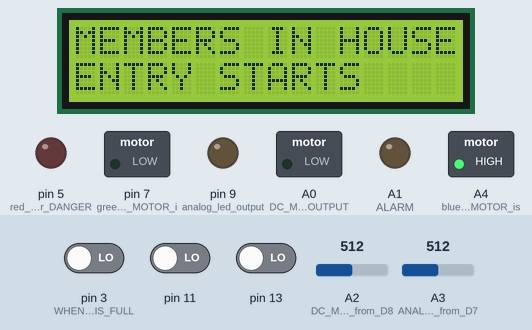
A sketch run on a simulated Arduino Uno, built with avr-gcc and run on an emulated ATmega328P. Parts: 16×2 character LCD, switched loads named in the sketch (green lamp = pin HIGH), output pins drawn as LEDs (lit = HIGH). The inputs (shaded band) are chosen by the test bench; at power-on: pin 13 LOW, pin 11 LOW, A2 (DC_MOTOR_INPUT_from_D8) = 512, pin 3 (WHEN_TANK_IS_FULL) LOW, A3 (ANALOG_LED_INPUT_from_D7) = 512. What the sketch prints to the serial monitor is not drawn.

Above: at 1.2 s.
1.3 s: pin 13 driven HIGH
At 3.7 s:
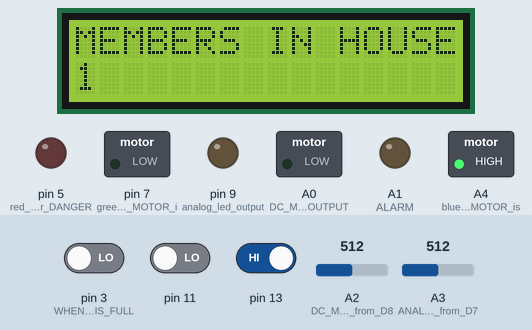
4.0 s: pin 11 driven HIGH
At 4.8 s:
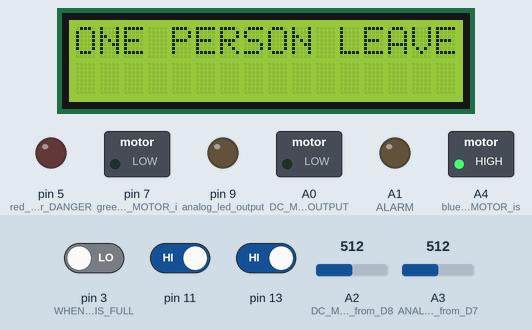
6.5 s: A2 (DC_MOTOR_INPUT_from_D8) set to 740
8.0 s: A2 (DC_MOTOR_INPUT_from_D8) set to 758
At 8.4 s:
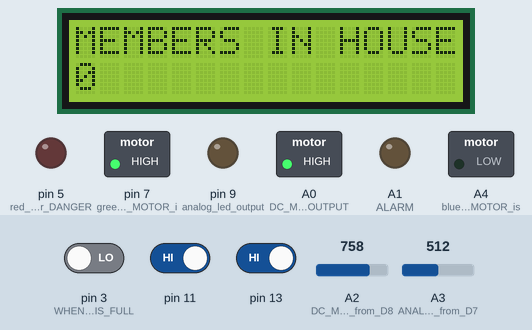
9.5 s: pin 3 (WHEN_TANK_IS_FULL) driven HIGH
At 10.7 s:
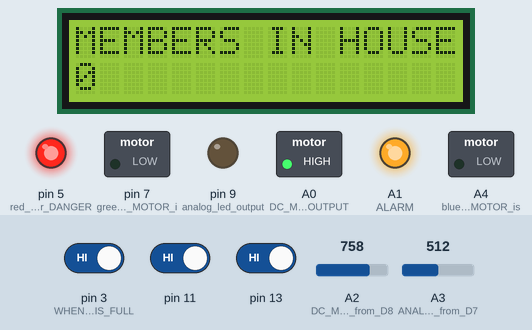
11.0 s: pin 3 (WHEN_TANK_IS_FULL) driven LOW
At 11.4 s:
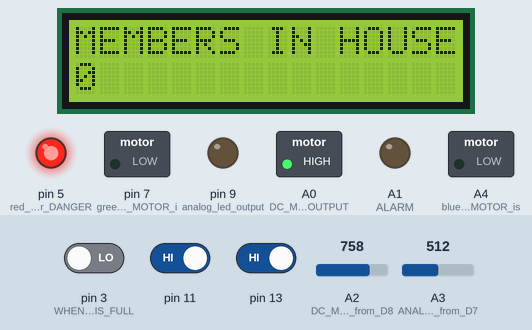
Timing chart, 0 to 14.0 s (numbered marks = the images above; inputs shaded):
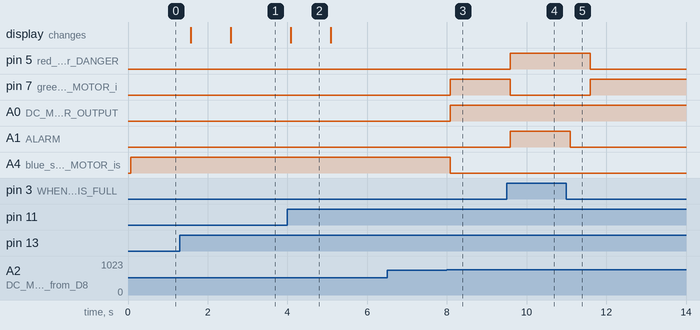

Measured:
- the behaviour switches between 750 and 751 on A2 (DC_MOTOR_INPUT_from_D8) (found by bisection; images 2 and 3)
- after the input at 1.3 s, the display: first changes after 0.27 s (image 1 shows a later state)
- after the input at 4.0 s, the display: changes after 0.08 s (image 2)
- after the input at 6.5 s, every drawn part: stays the same
- after the input at 8.0 s, pin 7 (green_signal_when_MOTOR_i), A0 (DC_MOTOR_OUTPUT): LOW → HIGH after 0.09 s; A4 (blue_signal_when_MOTOR_is): HIGH → LOW after 0.09 s
- after the input at 9.5 s, pin 5 (red_signal_for_DANGER), A1 (ALARM): LOW → HIGH after 0.09 s; pin 7 (green_signal_when_MOTOR_i): HIGH → LOW after 0.09 s
- after the input at 11.0 s, pin 5 (red_signal_for_DANGER): HIGH → LOW after 0.59 s; pin 7 (green_signal_when_MOTOR_i): LOW → HIGH after 0.59 s; A1 (ALARM): HIGH → LOW after 0.09 s
- what the display in image 2 shows lasts 1.0 s, from 4.1 s to 5.1 s

The sketch:

smarthome_code.ino
```cpp
#include<LiquidCrystal.h>
LiquidCrystal lcd(2,4,6,8,10,12);
int c=0,a=0,i=0,value=40,b=0,g=0;

void setup()
{
  Serial.begin(9600);
    lcd.begin(16,2);
  pinMode(9,OUTPUT);  // analog led output
  pinMode(11,INPUT);
  pinMode(13,INPUT);
  pinMode(7,OUTPUT);  // green signal when MOTOR is ON
  pinMode(5,OUTPUT);  // red signal for DANGER
  pinMode(A4,OUTPUT);  // blue signal when MOTOR is OFF
  pinMode(A0,OUTPUT); // DC MOTOR OUTPUT
  pinMode(A1,OUTPUT); // ALARM
  pinMode(A2,INPUT);  // DC MOTOR INPUT from D8(APP)
  pinMode(A3,INPUT);  // ANALOG LED INPUT from D7(APP)
  pinMode(3,INPUT);  // WHEN TANK IS FULL!!

   lcd.print("MEMBERS IN HOUSE");
   lcd.setCursor(0,1);
   lcd.print("ENTRY STARTS");
}

void loop()
{
  int N,M,X,Y,Z;
  if(c>0)
  M=digitalRead(11);      //EXIT GATE
  N=digitalRead(13);      //ENTRY GATE
  Z=digitalRead(3);       // TANK IS FULL
  X=analogRead(A2);      //DC MOTOR INPUT
  Y=analogRead(A3);      //ANALOG LED INPUT

  if(X>750)
  {
    digitalWrite(A0,HIGH);
    Serial.println("HELLO11");
    Serial.println(A0);

    if(g!=1)
    {
      digitalWrite(5,0);
      digitalWrite(7,1);
      digitalWrite(A4,0);
    }
     if(Z==1)
       {                                    // Raise the alarm when tank is full
        digitalWrite(A1,HIGH);
        digitalWrite(7,0);
        digitalWrite(5,1);
        digitalWrite(A4,0);
        g=1;
       }
      if (Z==0)                     // again if tank is not full
       {
        digitalWrite(A1,LOW);
        g=0;
        }
  }
  else if(X <=750)
  {

    digitalWrite(A1,LOW);
    digitalWrite(A0,LOW);
    digitalWrite(A4,1);
    digitalWrite(7,0);
    digitalWrite(5,0);
    g=0;
  }

  if(N==1 && a!=1 )
 {c++;
   i=i+value;
   lcd.clear();
   lcd.print("ONE PERSON ENTERS IN HOUSE");
   delay(1000);
   lcd.clear();
   lcd.print("MEMBERS IN HOUSE");
   lcd.setCursor(0,1);
   lcd.print(c);
   if(i>=0 && Y>750)
     analogWrite(9,i);
 a=1;
 }

   if(N==0)
  {
    a=0;
  }
  if(M==1 && b!=1)
  { c--;
    i=i-value;
    lcd.clear();
    lcd.print("ONE PERSON LEAVES THE HOUSE");
    delay(1000);
    lcd.clear();
    lcd.print("MEMBERS IN HOUSE");
    lcd.setCursor(0,1);
    lcd.print(c);
   if(i>=0 && Y>=750)
    analogWrite(9,i);
   b=1;


  }
   if(M==0)
  {
    b=0;
  }
 if(Y<750)                  // light OFF from APP
  analogWrite(9,LOW);
delay(500);
}
```
